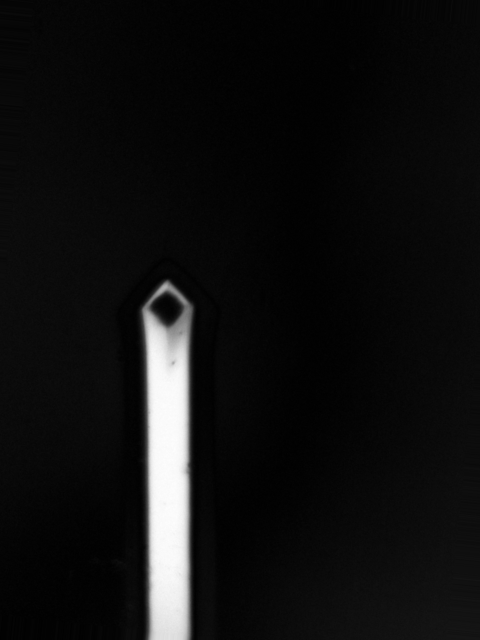
#> input picture templates/NSC_shielded.png, 960 x 1280 px (shown at 1/2 size)
$ python template_maker.py   (Python 2 division)
#> lines starting #> are read from the running program, lines starting #| are printed output that depends on the picture
import numpy as np
import pandas as pd
import os
import matplotlib.pyplot as plt
from scipy.optimize import curve_fit
import cv2
from time import sleep
from skimage import img_as_ubyte
from copy import deepcopy

def rotateImage(image, angle):#parameter angel in degrees
    #print image[0]
    angle=float(angle)
    height,width=image.shape[0],image.shape[1]
    newwidth=float(width)*np.cos(angle/180*np.pi)+float(height)*np.sin(angle/180*np.pi)
    borderw= int(np.abs((newwidth-float(width))/2))
    newheight=float(height)*np.cos(angle/180*np.pi)+float(width)*np.sin(angle/180*np.pi)
    borderh= int(np.abs((newheight-float(height))/2))
    image_ = cv2.copyMakeBorder(image,borderh,borderh,borderw,borderw, cv2.BORDER_REPLICATE)
    height_, width_= image_.shape[0],image_.shape[1]
    image_center = (width/2+borderw, height/2+borderh)#rotation center
    rot_mat = cv2.getRotationMatrix2D(image_center,angle, 1)
    result = cv2.warpAffine(image_, rot_mat, (width_,height_), flags=cv2.INTER_LINEAR)
    result= result[borderh:height_-borderh,borderw:width_-borderw]
    return result


im = cv2.imread("NSC_shielded.png")
#> im is the input picture: shape (1280, 960, 3); min 0, max 254, mean 16.4
img = cv2.cvtColor(im, cv2.COLOR_BGR2GRAY)
h,w = img.shape[:2]
#> h = 1280; w = 960

bkg =  np.array([np.mean(im[:h/7,:,0]), np.mean(im[:h/7,:,1]), np.mean(im[:h/7,:,2])])
#> bkg = [4, 4, 4]
img_contrast =  np.sum(np.abs(im-bkg), axis=2)
img_contrast /= np.max(img_contrast)
img_contrast = img_as_ubyte(img_contrast)
img_contrast_rot = rotateImage(img_as_ubyte(img_contrast), -0.5)

plt.imshow(img_contrast_rot)
plt.show()
plt.clf()

tl = np.array([185,460])
br = tl + np.array([300,460])
plt.imsave('ShieldedNSC_template.png', img_contrast_rot[tl[1]:br[1],tl[0]:br[0]], cmap=plt.cm.gray)
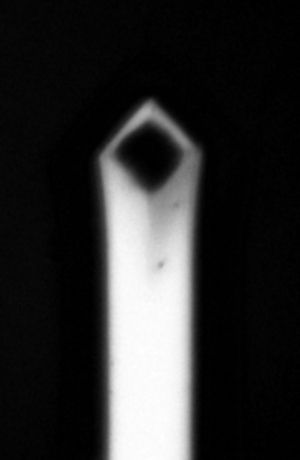
#> saved as ShieldedNSC_template.png: shape (460, 300, 3); min 0, max 255, mean 44.6

cv2.rectangle(img_contrast_rot,(tl[0],tl[1]), (br[0],br[1]), 255, 5)
cv2.circle(img_contrast_rot,(tl[0]+150,tl[1]+193), 10, (255), 10)
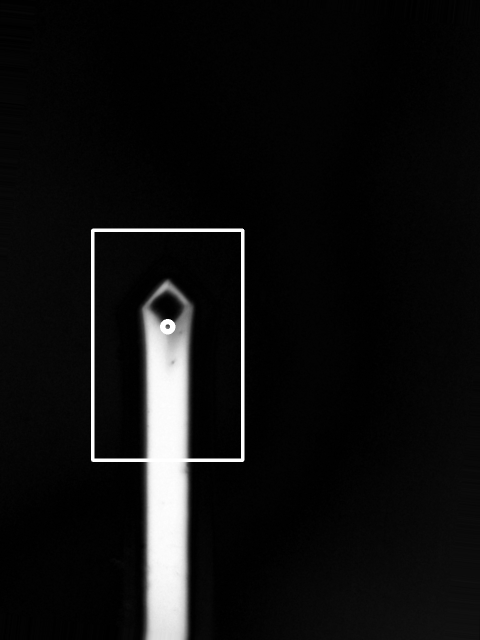
#> img_contrast_rot: shape (1280, 960) (shown at 1/2 size); min 0, max 255, mean 15.7

plt.imshow(img_contrast_rot)
plt.show()
plt.clf()

plt.imshow(img_contrast_rot[tl[1]:br[1],tl[0]:br[0]])
plt.show()
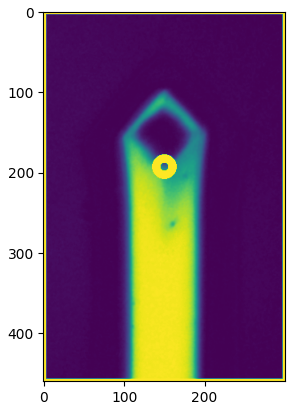
#> figure drawn by matplotlib, 1 panel
plt.clf()
